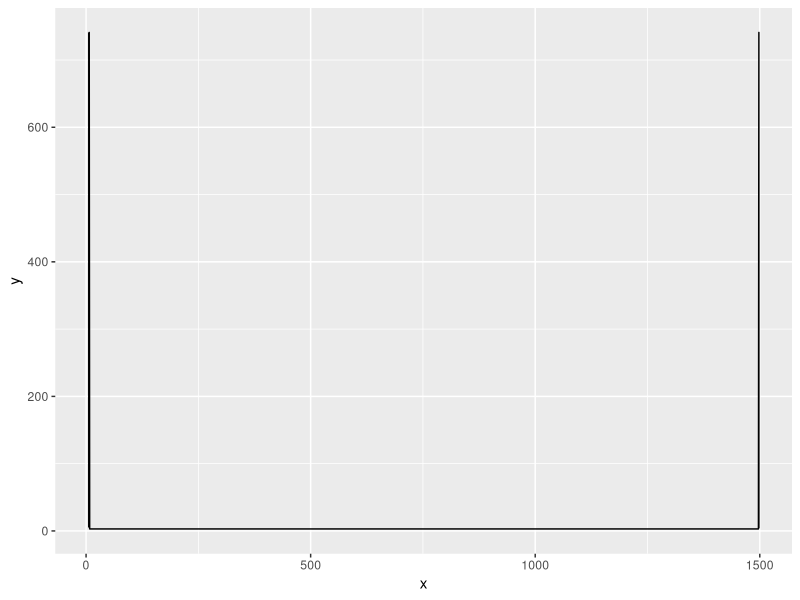
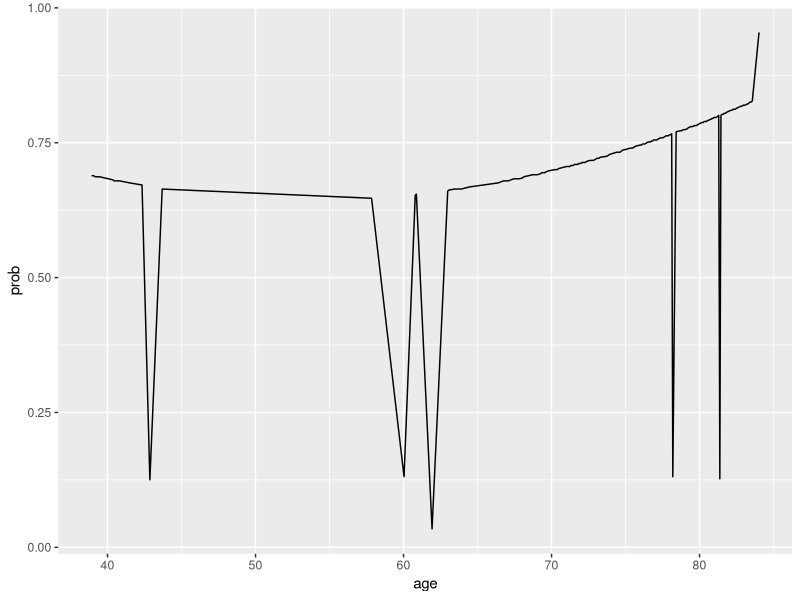
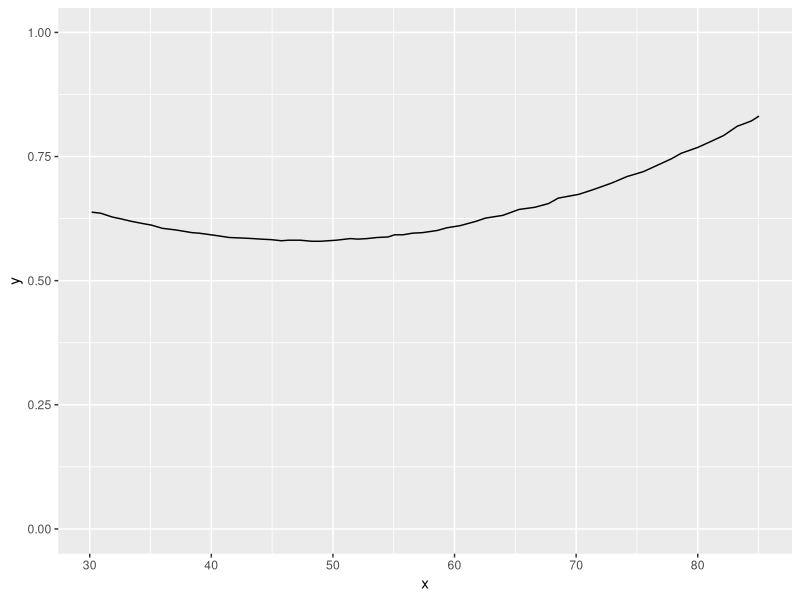
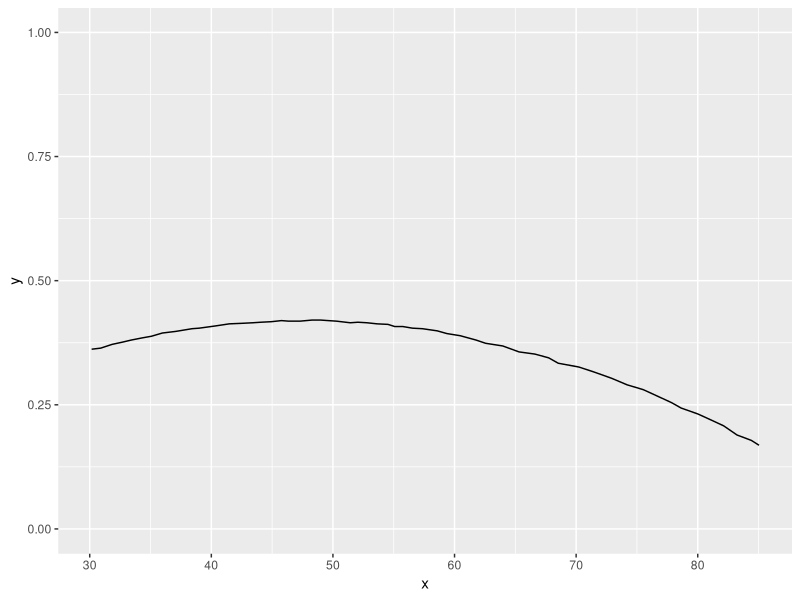
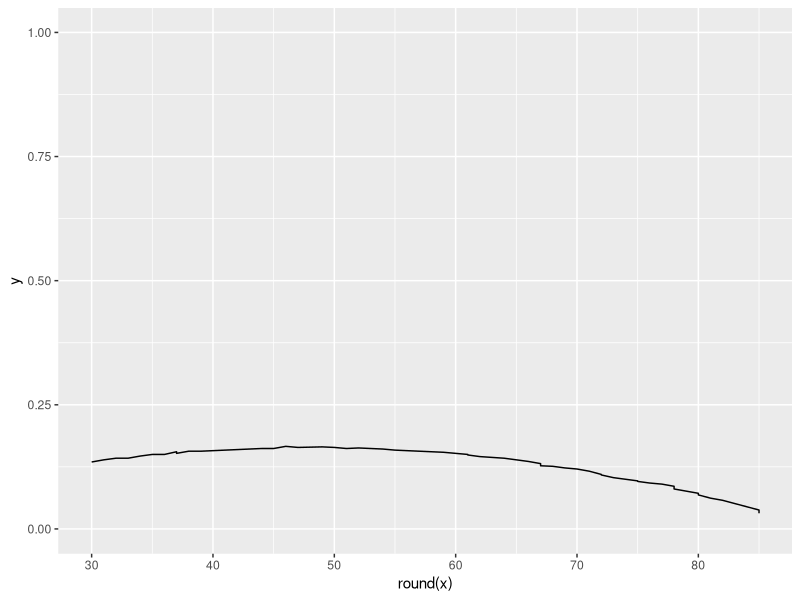

The R script that drew these images, in order: (Note: this script raises an error after producing the figures.)
require(tidyverse)
tibble::tribble(
  ~x,    ~y,  
  8L,    3L,  
  6L,    5L,  
  6L,    740L,
  7L,    741L,
  1498L, 741L,
  1498L, 4L,  
  1497L, 3L
) |> 
  ggplot2::ggplot(
    aes(
      x = x, 
      y = y
    )
  ) +
  geom_line()

test_age_df <- 
  tibble::tribble(
    ~index, ~age,               ~grey,                ~orange,             ~blue,              
    118L,   38.92709766162311,  0.6869070208728653,   0.3111954459203036,  0.6888045540796964, 
    120L,   39.078404401650616, 0.6869070208728653,   0.3092979127134725,  0.6888045540796964, 
    121L,   39.15405777166438,  0.12333965844402277,  0.3111954459203036,  0.6869070208728653, 
    125L,   39.45667125,        0.6850094876660342,   0.681214421,         0.6869070208728653, 
    137L,   40.36451169188446,  0.6793168880455408,   0.31309297912713474, 0.681214421,        
    138L,   40.44016506189821,  0.20872865275142316,  0.31499051233396586, 0.6793168880455408, 
    143L,   40.81843191196699,  0.6774193548387096,   0.6736242884250474,  0.6793168880455408, 
    152L,   41.49931224209078,  0.6736242884250474,   0.6698292220113852,  0.6755218216318786, 
    163L,   42.33149931224209,  0.6698292220113852,   0.6660341555977229,  0.6717267552182163, 
    170L,   42.86107290233838,  0.14990512333965844,  0.6641366223908919,  0.1252371916508539, 
    181L,   43.693259972489685, 0.3187855787476281,   0.6622390891840607,  0.6641366223908919, 
    368L,   57.84044017,        0.6470588235294118,   0.32827324478178366, 0.6470588235294118, 
    397L,   60.034387895460796, 0.13282732447817835,  0.6489563567362429,  0.13092979127134724,
    407L,   60.79092159559835,  0.12144212523719165,  0.32637571157495254, 0.6527514231499051, 
    408L,   60.86657497,        0.6527514231499051,   0.32447817836812143, 0.6546489563567363, 
    422L,   61.92572214580468,  0.20872865275142316,  0.6546489563567363,  0.034155598,        
    436L,   62.98486932599725,  0.051233396584440226, 0.3225806451612903,  0.6603415559772297, 
    437L,   63.060522696011006, 0.6603415559772297,   0.3206831119544592,  0.6622390891840607, 
    442L,   63.43878954607978,  0.6622390891840607,   0.6584440227703985,  0.6641366223908919, 
    448L,   63.89270976616231,  0.15180265654648956,  0.6622390891840607,  0.6641366223908919, 
    455L,   64.42228335625859,  0.20683111954459202,  0.6622390891840607,  0.6679316888045541, 
    481L,   66.38927097661623,  0.3092979127134725,   0.6736242884250474,  0.6755218216318786, 
    486L,   66.76753782668501,  0.6774193548387096,   0.3111954459203036,  0.6793168880455408, 
    490L,   67.07015130674003,  0.20872865275142316,  0.6774193548387096,  0.6793168880455408, 
    495L,   67.44841816,        0.681214421,          0.3111954459203036,  0.683111954,        
    500L,   67.82668500687758,  0.20683111954459202,  0.681214421,         0.683111954,        
    503L,   68.05364511691884,  0.14041745730550284,  0.30740037950664134, 0.6850094876660342, 
    504L,   68.12929849,        0.6850094876660342,   0.681214421,         0.6869070208728653, 
    512L,   68.73452544704264,  0.6888045540796964,   0.30740037950664134, 0.6907020872865275, 
    516L,   69.03713892709766,  0.15180265654648956,  0.6888045540796964,  0.6907020872865275, 
    519L,   69.26409903713892,  0.6907020872865275,   0.3036053130929791,  0.6925996204933587, 
    520L,   69.33975240715269,  0.6925996204933587,   0.6888045540796964,  0.6944971537001897, 
    523L,   69.56671251719395,  0.2998102466793169,   0.6907020872865275,  0.6944971537001897, 
    524L,   69.64236589,        0.6944971537001897,   0.6925996204933587,  0.6963946869070209, 
    527L,   69.86932599724898,  0.6963946869070209,   0.3036053130929791,  0.69829222,         
    532L,   70.24759284731775,  0.69829222,           0.6963946869070209,  0.7001897533206831, 
    534L,   70.39889958734526,  0.69829222,           0.2998102466793169,  0.7001897533206831, 
    535L,   70.47455295735901,  0.7001897533206831,   0.6963946869070209,  0.7020872865275142, 
    542L,   71.00412655,        0.7039848197343453,   0.7001897533206831,  0.7058823529411765, 
    545L,   71.23108665749656,  0.20683111954459202,  0.7020872865275142,  0.7058823529411765, 
    546L,   71.30674002751032,  0.7058823529411765,   0.7039848197343453,  0.7077798861480076, 
    548L,   71.45804676753784,  0.7058823529411765,   0.29601518026565465, 0.7077798861480076, 
    549L,   71.53370013755159,  0.7077798861480076,   0.7039848197343453,  0.7096774193548387, 
    552L,   71.76066024759285,  0.2922201138519924,   0.7058823529411765,  0.7096774193548387, 
    553L,   71.83631362,        0.7096774193548387,   0.7077798861480076,  0.7115749525616698, 
    555L,   71.98762035763411,  0.7096774193548387,   0.29601518026565465, 0.7115749525616698, 
    556L,   72.06327372764787,  0.7115749525616698,   0.29411764705882354, 0.713472486,        
    559L,   72.29023383768913,  0.12333965844402277,  0.7096774193548387,  0.713472486,        
    560L,   72.36588720770288,  0.713472486,          0.29411764705882354, 0.715370019,        
    563L,   72.59284731774416,  0.715370019,          0.7115749525616698,  0.7172675521821632, 
    566L,   72.81980742778542,  0.15370018975332067,  0.715370019,         0.7172675521821632, 
    568L,   72.97111416781293,  0.7172675521821632,   0.2922201138519924,  0.7191650853889943, 
    569L,   73.04676754,        0.7191650853889943,   0.2903225806451613,  0.7210626185958254, 
    571L,   73.19807428,        0.12333965844402277,  0.7172675521821632,  0.7210626185958254, 
    572L,   73.27372764786796,  0.7210626185958254,   0.2903225806451613,  0.7229601518026565, 
    578L,   73.72764786795048,  0.2846299810246679,   0.7229601518026565,  0.7248576850094877, 
    581L,   73.95460797799174,  0.7267552182163188,   0.2884250474383302,  0.7286527514231499, 
    584L,   74.18156808803302,  0.7286527514231499,   0.286527514,         0.7305502846299811, 
    587L,   74.40852819807428,  0.7305502846299811,   0.7267552182163188,  0.7324478178368121, 
    590L,   74.63548830811555,  0.20683111954459202,  0.7305502846299811,  0.7324478178368121, 
    592L,   74.78679504814306,  0.7343453510436433,   0.2846299810246679,  0.7362428842504743, 
    596L,   75.08940852819808,  0.7362428842504743,   0.7343453510436433,  0.7381404174573055, 
    599L,   75.31636863823934,  0.7381404174573055,   0.7362428842504743,  0.7400379506641366, 
    601L,   75.46767537826685,  0.27703984819734345,  0.7381404174573055,  0.7400379506641366, 
    604L,   75.69463548830811,  0.7419354838709677,   0.2808349146110057,  0.7438330170777988, 
    608L,   75.99724896836314,  0.7438330170777988,   0.27893738140417457, 0.74573055,         
    609L,   76.07290233837689,  0.7438330170777988,   0.27703984819734345, 0.74573055,         
    610L,   76.14855570839065,  0.74573055,           0.7419354838709677,  0.7476280834914611, 
    612L,   76.29986244841817,  0.2732447817836812,   0.74573055,          0.7476280834914611, 
    615L,   76.52682255845943,  0.7495256166982922,   0.27703984819734345, 0.7514231499051234, 
    617L,   76.67812929848694,  0.12903225806451613,  0.7476280834914611,  0.7514231499051234, 
    618L,   76.75378266850069,  0.7514231499051234,   0.27514231499051234, 0.7533206831119544, 
    619L,   76.82943603851444,  0.7514231499051234,   0.2732447817836812,  0.7533206831119544, 
    620L,   76.90508941,        0.7533206831119544,   0.7495256166982922,  0.7552182163187856, 
    623L,   77.13204951856946,  0.20872865275142316,  0.2732447817836812,  0.7552182163187856, 
    624L,   77.20770288858321,  0.7552182163187856,   0.2713472485768501,  0.7571157495256167, 
    626L,   77.35900962861072,  0.7571157495256167,   0.7533206831119544,  0.7590132827324478, 
    628L,   77.51031636863824,  0.14990512333965844,  0.269449715,         0.7590132827324478, 
    631L,   77.73727648,        0.7609108159392789,   0.7590132827324478,  0.7628083491461101, 
    633L,   77.88858321870703,  0.14041745730550284,  0.7609108159392789,  0.7628083491461101, 
    634L,   77.96423658872078,  0.7628083491461101,   0.269449715,         0.7647058823529411, 
    635L,   78.03988995873453,  0.2656546489563567,   0.2675521821631879,  0.7647058823529411, 
    636L,   78.11554332874829,  0.7647058823529411,   0.7628083491461101,  0.7666034155597723, 
    637L,   78.19119669876204,  0.13282732447817835,  0.7628083491461101,  0.13092979127134724,
    640L,   78.41815681,        0.7685009487666035,   0.7647058823529411,  0.7703984819734345, 
    644L,   78.72077028885832,  0.7703984819734345,   0.2656546489563567,  0.7722960151802657, 
    645L,   78.79642365887207,  0.2618595825426945,   0.2637571157495256,  0.7722960151802657, 
    646L,   78.87207702888583,  0.7722960151802657,   0.7703984819734345,  0.7741935483870968, 
    648L,   79.02338376891335,  0.20872865275142316,  0.2618595825426945,  0.7741935483870968, 
    650L,   79.17469050894086,  0.25806451612903225,  0.7722960151802657,  0.7760910815939279, 
    651L,   79.25034387895461,  0.7760910815939279,   0.7741935483870968,  0.777988615,        
    653L,   79.40165061898212,  0.777988615,          0.7760910815939279,  0.7798861480075902, 
    655L,   79.55295735900964,  0.25806451612903225,  0.25996204933586337, 0.7798861480075902, 
    656L,   79.62861072902339,  0.7798861480075902,   0.25996204933586337, 0.7817836812144212, 
    658L,   79.77991747,        0.25426945,           0.7798861480075902,  0.7817836812144212, 
    661L,   80.00687757909216,  0.7836812144212524,   0.7817836812144212,  0.7855787476280834, 
    663L,   80.15818431911967,  0.7855787476280834,   0.25806451612903225, 0.7874762808349146, 
    664L,   80.23383768913342,  0.7855787476280834,   0.25616698292220114, 0.7874762808349146, 
    665L,   80.30949105914718,  0.7874762808349146,   0.7836812144212524,  0.7893738140417458, 
    667L,   80.46079779917468,  0.2523719165085389,   0.25426945,          0.7893738140417458, 
    668L,   80.53645116918844,  0.7893738140417458,   0.7874762808349146,  0.7912713472485768, 
    669L,   80.61210453920219,  0.7893738140417458,   0.7874762808349146,  0.7912713472485768, 
    670L,   80.68775790921596,  0.7912713472485768,   0.7893738140417458,  0.79316888,         
    671L,   80.76341127922971,  0.12144212523719165,  0.7893738140417458,  0.79316888,         
    672L,   80.83906464924347,  0.79316888,           0.25426945,          0.7950664136622391, 
    673L,   80.91471801925722,  0.79316888,           0.2523719165085389,  0.7950664136622391, 
    674L,   80.99037138927098,  0.7950664136622391,   0.7912713472485768,  0.7969639468690702, 
    676L,   81.14167813,        0.15370018975332067,  0.2504743833017078,  0.7969639468690702, 
    678L,   81.29298487,        0.7988614800759013,   0.7950664136622391,  0.8007590132827325, 
    679L,   81.36863823933976,  0.7988614800759013,   0.7969639468690702,  0.127134725,        
    680L,   81.44429160935351,  0.20872865275142316,  0.7969639468690702,  0.8007590132827325, 
    681L,   81.51994497936727,  0.8007590132827325,   0.2504743833017078,  0.8026565464895635, 
    682L,   81.59559834938102,  0.8007590132827325,   0.24857685009487665, 0.8026565464895635, 
    683L,   81.67125171939477,  0.8026565464895635,   0.24857685009487665, 0.8045540796963947, 
    684L,   81.74690508940853,  0.12333965844402277,  0.24667931688804554, 0.8045540796963947, 
    685L,   81.82255845942228,  0.8045540796963947,   0.8026565464895635,  0.8064516129032258, 
    687L,   81.97386519944979,  0.8064516129032258,   0.8026565464895635,  0.8083491461100569, 
    689L,   82.12517194,        0.8083491461100569,   0.24667931688804554, 0.8102466793168881, 
    690L,   82.20082530949105,  0.8083491461100569,   0.24478178368121442, 0.8102466793168881, 
    691L,   82.27647867950482,  0.8102466793168881,   0.8064516129032258,  0.8121442125237192, 
    693L,   82.42778541953233,  0.20872865275142316,  0.2428842504743833,  0.8121442125237192, 
    694L,   82.50343878954608,  0.8121442125237192,   0.8083491461100569,  0.8140417457305503, 
    696L,   82.65474552957359,  0.8140417457305503,   0.8121442125237192,  0.8159392789373814, 
    698L,   82.80605226960111,  0.8159392789373814,   0.2428842504743833,  0.8178368121442126, 
    699L,   82.88170563961486,  0.8159392789373814,   0.2409867172675522,  0.8178368121442126, 
    700L,   82.95735900962862,  0.8178368121442126,   0.8159392789373814,  0.8197343453510436, 
    702L,   83.10866574965613,  0.20872865275142316,  0.23908918406072105, 0.8197343453510436, 
    703L,   83.18431911966988,  0.8197343453510436,   0.8178368121442126,  0.8216318785578748, 
    704L,   83.25997248968363,  0.8216318785578748,   0.8178368121442126,  0.8216318785578748, 
    706L,   83.41127922971114,  0.8235294117647058,   0.23908918406072105, 0.825426945,        
    707L,   83.4869326,         0.8235294117647058,   0.23719165085388993, 0.825426945,        
    708L,   83.56258596973865,  0.825426945,          0.8216318785578748,  0.8273244781783681, 
    714L,   84.01650618982119,  0.8292220113851992,   0.825426945,         0.9544592030360531
)

test_age_df |> 
  pivot_longer(
    names_to = "cohort",
    values_to = "prob",
    cols = c("grey", "orange", "blue")
  ) |> 
  filter(
    cohort == "blue"
  ) |> 
  ggplot(
    aes(
      x = age, 
      y = prob, 
      group = cohort
    )
  ) +
  geom_line()


prob_fulltime <- 
  tibble::tribble(
  ~x,                 ~y,                
  30.15725518227305,  0.6380434782608696,
  30.90421729807005,  0.6358695652173914,
  31.847748391708365, 0.6282608695652174,
  32.673338098641885, 0.6239130434782609,
  33.42030021443888,  0.6195652173913043,
  34.32451751250893,  0.6152173913043478,
  35.07147962830593,  0.6119565217391304,
  35.97569692637598,  0.6054347826086957,
  37.07648320228735,  0.6021739130434782,
  38.413152251608295, 0.5967391304347827,
  39.00285918513224,  0.5956521739130435,
  40.30021443888492,  0.591304348,       
  41.479628305932806, 0.5869565217391305,
  42.54110078627591,  0.5858695652173913,
  43.406004288777694, 0.5847826086956521,
  44.074338813438175, 0.5836956521739131,
  44.93924231593996,  0.5826086956521739,
  45.76483202287348,  0.5804347826086956,
  46.35453895639743,  0.5815217391304348,
  47.29807005003574,  0.5815217391304348,
  48.280914939242315, 0.5793478260869566,
  48.98856325947105,  0.5793478260869566,
  50.285918513223734, 0.5815217391304348,
  49.61758398856326,  0.5804347826086956,
  51.42601858470336,  0.5847826086956521,
  52.05503931379557,  0.5836956521739131,
  52.802001429592565, 0.5847826086956521,
  53.62759113652609,  0.5869565217391305,
  54.531808434596144, 0.5880434782608696,
  55.75053609721229,  0.592391304,       
  55.082201572551824, 0.592391304,       
  56.536812008577556, 0.5956521739130435,
  57.36240171551108,  0.5967391304347827,
  58.58112937812723,  0.6010869565217392,
  59.367405289492496, 0.6065217391304348,
  60.468191565403856, 0.6108695652173913,
  61.76554681915654,  0.6195652173913043,
  62.55182273,        0.6260869565217392,
  63.96711937097927,  0.6315217391304347,
  65.30378842030021,  0.6434782608695653,
  66.60114367,        0.6478260869565218,
  67.74124374553253,  0.6554347826086957,
  68.52751966,        0.6663043478260869,
  70.21801287,        0.6739130434782609,
  71.43674052894926,  0.683695652,       
  72.93066476054324,  0.6967391304347826,
  74.18870621872767,  0.7097826086956521,
  75.52537527,        0.7195652173913043,
  76.78341672623303,  0.7336956521739131,
  77.84488920657613,  0.7456521739130435,
  78.63116511794138,  0.7565217391304347,
  80.00714796,        0.7684782608695653,
  80.59685489635454,  0.775,             
  82.13009292,        0.7923913043478261,
  83.23087919942816,  0.8108695652173913,
  84.41029306647606,  0.8217391304347826,
  85.03931379556826,  0.8315217391304348
)


ggplot(
  prob_fulltime,
  aes(
    x = x, 
    y = y
  )
) +
  geom_line() +
  expand_limits(
    y = c(0,1)
  )

prob_fulltime |> 
    mutate(y = 1 - y) |> 
      ggplot(
    aes(
      x = x, 
      y = y
    )
  ) +
    geom_line() +
  expand_limits(
    y = c(0,1)
  )


prob_fulltime_corrected_df <- 
  prob_fulltime |> 
    mutate(y = 1 - y) |> 
      ggplot(
    aes(
      x = x, 
      y = y
    )
  ) +
    geom_line() +
  expand_limits(
    y = c(0,1)
  )

prob_no_patient_care <- 
  tibble::tribble(
  ~x,                 ~y,                  
  30.196568977841316, 0.13478260869565217, 
  30.982844889206575, 0.1391304347826087,  
  31.92637598284489,  0.1423913043478261,  
  32.90922087205146,  0.1423913043478261,  
  34.12794853466762,  0.14673913043478262, 
  35.07147962830593,  0.15,                
  35.93638313080772,  0.15,                
  37.273052180128666, 0.15543478260869564, 
  36.72265904217298,  0.15217391304347827, 
  38.25589706933524,  0.1565217391304348,  
  39.08148677626876,  0.1565217391304348,  
  40.025017869907074, 0.15760869565217392, 
  41.04717655468192,  0.15869565217391304, 
  42.030021443888494, 0.15978260869565217, 
  42.81629735525375,  0.16086956521739132, 
  43.68120085775554,  0.16195652173913044, 
  44.821300929235164, 0.16195652173913044, 
  45.489635453895644, 0.16195652173913044, 
  46.47248034310222,  0.16630434782608697, 
  47.455325232308795, 0.1641304347826087,  
  48.71336669049321,  0.16521739130434782, 
  50.08934953538242,  0.1641304347826087,  
  51.26876340243031,  0.16195652173913044, 
  52.251608291636884, 0.16304347826086957, 
  53.50964974982131,  0.16086956521739132, 
  55.00357398,        0.15869565217391304, 
  56.37955682630451,  0.15760869565217392, 
  57.48034310221587,  0.1565217391304348,  
  58.58112937812723,  0.15434782608695652, 
  59.52466047176554,  0.15217391304347827, 
  60.54681915654039,  0.15,                
  61.41172265904217,  0.14891304347826087, 
  62.473195139385275, 0.14565217391304347, 
  63.69192280200143,  0.1423913043478261,  
  64.51751250893496,  0.1391304347826087,  
  65.53967119,        0.1358695652173913,  
  66.52251608291637,  0.13152173913043477, 
  67.34810579,        0.12717391304347828, 
  68.33095067905647,  0.12608695652173912, 
  69.19585418155826,  0.12282608695652174, 
  69.90350250178699,  0.12065217391304348, 
  70.88634739099356,  0.11630434782608695, 
  71.79056468906361,  0.10978260869565218, 
  72.45889921,        0.10869565217391304, 
  73.20586132952108,  0.10326086956521739, 
  73.87419585418155,  0.1,                 
  74.66047176554682,  0.09673913,          
  75.40743388134382,  0.095652174,         
  76.03645461043602,  0.092391304,         
  76.78341672623303,  0.090217391,         
  77.60900643316654,  0.085869565,         
  78.35596854896355,  0.080434783,         
  78.98498927805576,  0.076086957,         
  79.61401000714797,  0.07173913,          
  80.36097212294496,  0.068478261,         
  81.18656182987849,  0.061956522,         
  81.97283774124375,  0.057608695652173914,
  82.83774124374554,  0.051086956521739134,
  83.82058613295212,  0.044565217,         
  84.60686204431738,  0.038043478,         
  85.07862759113652,  0.031521739
)

prob_no_patient_care |> 
  ggplot(
    aes(
      x = round(x), 
      y = y
    )
  ) +
  geom_line() +
  expand_limits(y = c(0, 1))

prob_no_patient_care |> 
  pull(x) |> 
  round() |> length()
  table()
85-30


women_fte <- 
  tibble::tribble(
  ~x,                 ~y,                
  30.010937073919255, 0.6500956022944551,
  30.66726165625816,  0.6421287055225263,
  31.37828262438353,  0.635755258,       
  31.870526061137706, 0.6341619254526171,
  32.41746187779101,  0.6277883613542662,
  33.456645137085836, 0.6230082466315129,
  33.456645137085836, 0.6230082466315129,
  34.00357695,        0.621414914,       
  34.55051677039244,  0.6166347992351816,
  35.206841352731345, 0.6166347992351816,
  36.02724708065497,  0.6134480171860062,
  36.68357166299388,  0.6102613518388503,
  37.503977390917505, 0.6086679024632529,
  38.26968673305466,  0.6086679024632529,
  39.41825475214774,  0.6038877877404994,
  40.566822771240815, 0.6022944550669216,
  41.27784373936619,  0.6022944550669216,
  42.15294585307629,  0.6007011223933437,
  43.02803996,        0.6007011223933437,
  43.739060923137075, 0.6038877877404994,
  44.50477026527423,  0.605481237,       
  45.32517599319786,  0.6038877877404994,
  46.36435925249268,  0.6022944550669216,
  47.13006859462984,  0.6070745697896749,
  48.11455546813819,  0.605481237,       
  48.88027282205003,  0.6070745697896749,
  49.91944806957017,  0.6086679024632529,
  50.411691506324345, 0.6134480171860062,
  51.17740886,        0.6166347992351816,
  52.10719934795807,  0.619821581,       
  53.14638261,        0.6261950286806883,
  53.96678833517653,  0.6309751434034416,
  54.84188243711194,  0.635755258,       
  55.388822259652585, 0.6405353728489483,
  55.935762082193236, 0.6469088202452796,
  56.64677503854392,  0.6532823843436305,
  57.46718076646755,  0.6596558317399618,
  58.17820173459292,  0.666029279,       
  58.88922270271829,  0.6676227285118905,
  59.54554729,        0.6755895085817997,
  60.14717548160963,  0.6819630143291407,
  60.69411530415027,  0.6899299111010695,
  61.40512826050096,  0.6978967495219885,
  62.170845614412805, 0.7010834732201542,
  62.82717019675171,  0.7074569789674952,
  63.592879538888866, 0.7154238173884142,
  64.19450774,        0.7217973231357553,
  64.79614394376841,  0.7297641615566742,
  65.39777214032085,  0.7361376673040153,
  65.89001557707502,  0.7441045057249343,
  66.38225901,        0.7488846204476876,
  66.92919883636985,  0.7552581261950286,
  67.53082703292228,  0.7648183556405354,
  67.96837408388998,  0.7727851940614543,
  68.57001029221709,  0.7839388145315487,
  69.11694210298306,  0.7919056529524677,
  69.66388192552371,  0.7998725497243965,
  70.15612536227789,  0.8078393881453154,
  70.81244994461679,  0.8158062265662345,
  71.52347091274217,  0.8269598470363289,
  72.12509911,        0.8365200764818356,
  72.83612007741996,  0.847673697,       
  73.54713303377065,  0.8588272590710145,
  74.31285038768249,  0.8699808795411089,
  74.75039744,        0.8827278326847813,
  75.51610678078737,  0.892288062,       
  76.00835021754153,  0.9018482915757947,
  76.60998642586866,  0.9082217973231357,
  77.21161462242108,  0.9257488651895613,
  77.64916167338879,  0.9321223709369024,
  77.97732396455824,  0.9400892093578215,
  78.36018264151417,  0.9448693240805748,
  78.74304131847009,  0.9560229445506692,
  79.23528475522426,  0.9655831739961759,
  79.56344704639372,  0.9703632887189292,
  80.00099409736143,  0.9799235181644359,
  80.43854114832912,  0.9878903565853548,
  80.82139982528506,  0.9958572533572837
)


ggplot(
  women_fte,
  aes(
    x = round(x), 
    y = 1 -y
  )
) +
geom_line() +
expand_limits(y = c(0, 1))

women_no_fte <- 
  tibble::tribble(
  ~x,                 ~y,                  
  30.065633459705726, 0.21669849519747847, 
  30.61256927635903,  0.2087317151275693,  
  31.05012033321408,  0.20076481835564053, 
  31.597056149867385, 0.1848311415138026,  
  32.14399196652069,  0.17527091206829587, 
  32.472158263577484, 0.1673040152963671,  
  32.80032055474693,  0.15933711852443833, 
  33.347252365512894, 0.14977688907893164, 
  34.00357695,        0.14181010900902247, 
  34.00357695,        0.14181010900902247, 
  34.823982675775426, 0.12428298279158699, 
  34.55051677039244,  0.1338432122370937,  
  35.42561888410254,  0.1147227533460803,  
  36.02724708065497,  0.10356919122699569, 
  36.79295642279213,  0.10197574185139818, 
  37.28519985954631,  0.09082218,          
  37.72275492,        0.084448732,         
  38.21499835904287,  0.08126195,          
  38.54316065021233,  0.076481836,         
  39.144788846764754, 0.070108388,         
  39.58233589773246,  0.066921606,         
  40.183972106059585, 0.065328273,         
  40.67621554281376,  0.057361377,         
  41.22314735357972,  0.04939448,          
  41.77008717612037,  0.046207815,         
  42.15294585307629,  0.043021032504780114,
  42.75457404962872,  0.043021032504780114,
  43.246817486382895, 0.03983425,          
  43.84844568293533,  0.036647585,         
  44.231304359891254, 0.036647585,         
  44.77824418,        0.035054135732851335,
  45.43456876,        0.030274021,         
  46.14558172112149,  0.028680688336520075,
  47.13006859462984,  0.030274021,         
  46.63782515787567,  0.031867470385695505,
  47.62231203138401,  0.030274021,         
  48.33333299950939,  0.030274021,         
  49.153738727433016, 0.031867470385695505,
  49.91944806957017,  0.035054135732851335,
  50.52108427789729,  0.036647585,         
  51.17740886,        0.038240918,         
  51.72434067100215,  0.041427699831202196,
  52.21658410775633,  0.046207815,         
  52.81822031608345,  0.054174595,         
  53.41984851263588,  0.057361377,         
  53.85739556360359,  0.063734824,         
  54.67780129152722,  0.068514939,         
  55.06065996848314,  0.071701721,         
  55.66228816503556,  0.079668618,         
  56.15453160178974,  0.084448732,         
  56.59208666453213,  0.089228847,         
  57.08433010128631,  0.10038240917782026, 
  57.52187715225402,  0.10675585657415153, 
  58.17820173459292,  0.11312942067250238, 
  58.615748785560626, 0.12109620074241156, 
  59.107992222314806, 0.13065643018791825, 
  59.65493204485545,  0.13862332695984703, 
  60.25656024140788,  0.1465902237317758,  
  60.74880367816206,  0.16093056790003585, 
  61.18635874090445,  0.1673040152963671,  
  61.89737169725514,  0.18005102679104923, 
  62.33492675999753,  0.18642447418738048, 
  62.82717019675171,  0.1975780363064651,  
  63.37410200751767,  0.2055449330783939,  
  63.921041830058314, 0.21510516252390058, 
  64.41328527,        0.22466539196940727, 
  64.90552870356666,  0.2390057361376673,  
  65.5071569,         0.2533460803059273,  
  65.94471196286149,  0.2613129770778561,  
  66.38225901,        0.27724665391969405, 
  66.92919883636985,  0.2915869980879541,  
  67.36674588733754,  0.30592734225621415, 
  67.74960456429346,  0.31708090437529873, 
  68.35123276,        0.3330146979191563,  
  68.84347619760008,  0.342574927,         
  69.39041602014072,  0.36010193688007885, 
  69.71857831131018,  0.37125561570118304, 
  70.15612536227789,  0.3855959598694431,  
  70.53898403923381,  0.39356273993935226, 
  70.97653109020152,  0.4063097514340344,  
  71.41407814116923,  0.4238368776514699,  
  72.01571434949633,  0.43499043977055446, 
  72.28918025487931,  0.45092411661239246, 
  72.83612007741996,  0.47004457550340584, 
  73.21897074,        0.481198254,         
  73.71121417935538,  0.5003187132155235,  
  73.98468809651305,  0.5098789426610301,  
  74.42223514748075,  0.5226258374536926,  
  74.75039744,        0.5337795162747968,  
  75.13325611560612,  0.5528999751658102,  
  75.40672202,        0.5640535372848948,  
  75.78958069794503,  0.576800549,         
  76.22712774891272,  0.5991076730177461,  
  76.60998642586866,  0.605481237,         
  77.04753347683635,  0.6293818107298638,  
  77.43039215379228,  0.6421287055225263,  
  77.81324281897352,  0.6532823843436305,  
  78.30548625572769,  0.6771829579573972,  
  78.68834493,        0.6899299111010695,  
  79.18058837,        0.7074569789674952,  
  79.61813542,        0.7249840468339208,  
  79.83691295,        0.7441045057249343,  
  80.16507524294614,  0.753664735,         
  80.49323753,        0.7648183556405354,  
  80.71201506548678,  0.7775653087842077,  
  81.25894687625275,  0.796685768,         
  81.25894687625275,  0.796685768,         
  81.47772440762395,  0.8062459971207278,  
  82.02466423,        0.8285532380609165,  
  82.02466423,        0.8285532380609165,  
  82.35282652133404,  0.8413001912045889,  
  82.68098881,        0.8540471443482612,  
  82.95445471788648,  0.8795411089866156,  
  83.44669815464066,  0.8954748441794634,  
  83.77486045,        0.9177820267686424,  
  84.32180026835076,  0.9432759914069968,  
  83.93894159139484,  0.9305289799123148,  
  84.81404370510492,  0.9576163355752569,  
  84.81404370510492,  0.9576163355752569
)


women_no_fte |> 
  ggplot(
    aes(
      x = x, 
      y = y
    )
  ) +
  geom_line()

### Scratch...

men_fulltime |> 
  mutate(
    age = round(age)
  ) |> 
  distinct(
    age,
    .keep_all = TRUE
  )


men_fulltime |> 
  pull(age) |> 
  sort() |> 
  round() |> 
  unique() |> length()

x <- men_fulltime |> 
  pull(age) |> 
  sort() 

map_int(x, ~ .x %/% 1) |> unique() |> (\(x) setdiff(x= 30:85, y = x))()

test_df <- 
  men_fulltime |> 
  mutate(
    age = map_int(age, ~.x %/% 1)
  ) |> 
  distinct(
    age,
    .keep_all = TRUE
  )

test_df_missing <- 
  setdiff(
    30:85,
    test_df |> pluck("age")
  )

test_df |> 
  bind_rows(
    tibble(
      age = test_df_missing,
      p_fte = NA_real_
    )
  ) |> 
  arrange(age) |> 
  mutate(
    p_fte = if_else(
      is.na(p_fte), lag(p_fte), p_fte
    )
  ) |> 
  ggplot(
    aes(
      x = age, 
      y = p_fte
    )
  ) +
  geom_area(
    fill = asn_cols()[1]
  ) +
  expand_limits(
    y = 1
  )

men_fulltime |> 
  ggplot(
    aes(
      x = age, 
      y = p_fte
    )
  ) +
  geom_area(
    fill = asn_cols()[1]
  ) +
  expand_limits(
    y = 1
  )
